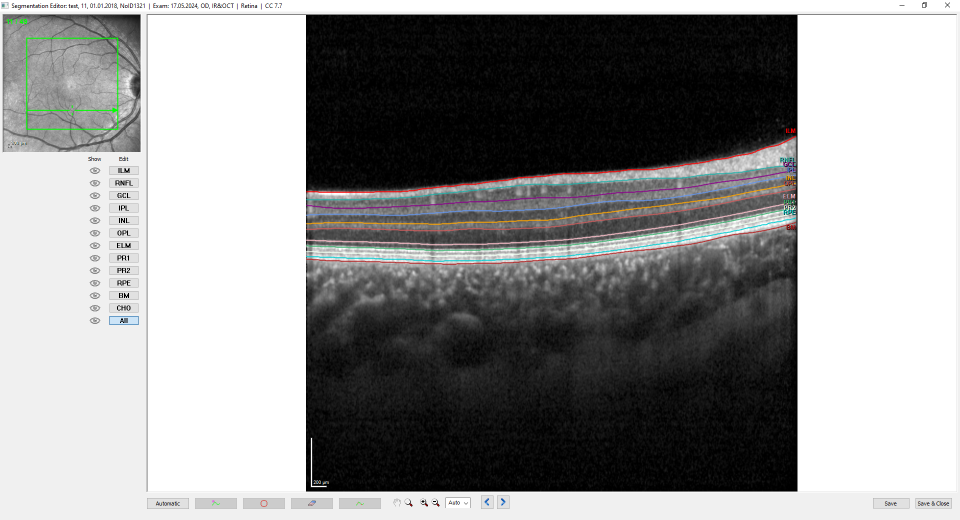
#> input picture data/images/11.PNG, 1920 x 1040 px, found by its file name (shown at 1/2 size)
$ python new.py
#> lines starting #> are read from the running program, lines starting #| are printed output that depends on the picture; after the words box and inside, x2 and y2 are one past the last pixel; in counts of white or black regions, pixels touching at a corner belong together
import cv2
import numpy as np
import os

def extract_lines(image_path, save_path):
#> called with image_path = '11.PNG', save_path = './masks'
    img = cv2.imread(image_path, cv2.IMREAD_COLOR)
#> img is the input picture: shape (1040, 1920, 3); mean B, G, R 146.9, 147.1, 147.1

    if img is None:
        print(f"❌ Failed to read image: {image_path}")
        return

    # --- Detect RPE line (yellow-green) ---
    lower_rpe = np.array([190, 190, 0])
    upper_rpe = np.array([255, 255, 50])
    rpe_mask = cv2.inRange(img, lower_rpe, upper_rpe)
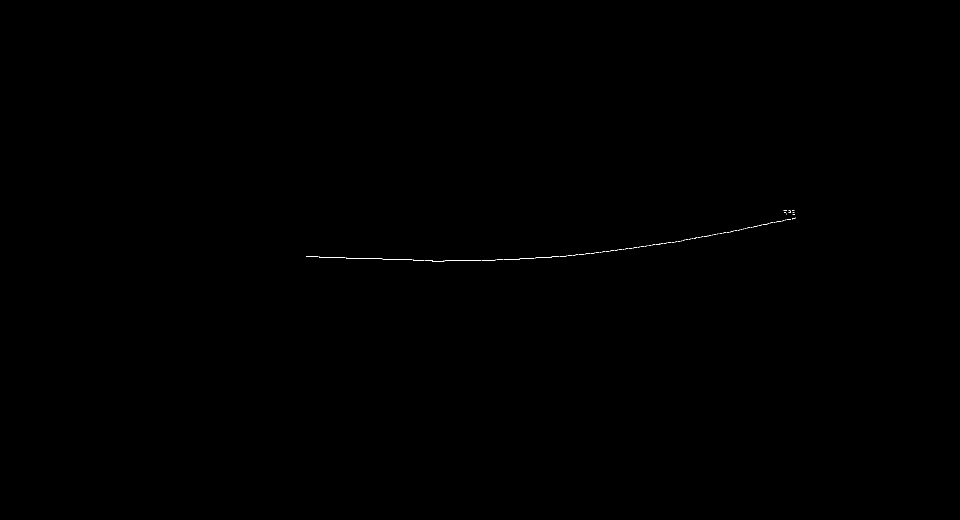
#> rpe_mask: shape (1040, 1920) (shown at 1/2 size); 0.05% white in thin lines or dots, all inside (x1, y1, x2, y2) = (613, 420, 1591, 523)

    # --- Detect PR2 line (white-gray with green bias) ---
    lower_pr2 = np.array([235, 250, 235])
    upper_pr2 = np.array([245, 255, 245])  # 260 is invalid, max is 255
    pr2_mask = cv2.inRange(img, lower_pr2, upper_pr2)
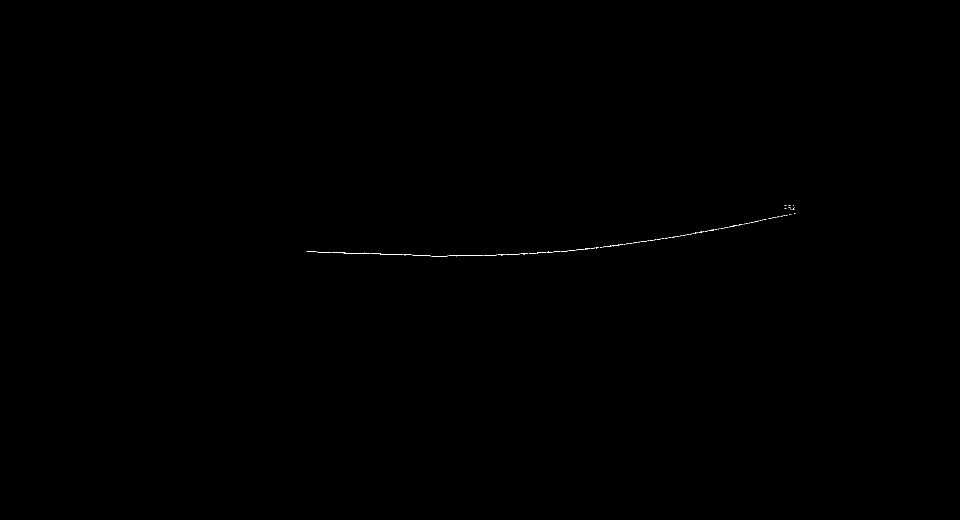
#> pr2_mask: shape (1040, 1920) (shown at 1/2 size); 0.05% white in thin lines or dots, all inside (x1, y1, x2, y2) = (613, 411, 1591, 513)

    # --- Combine masks safely ---
    mask = np.zeros((img.shape[0], img.shape[1]), dtype=np.uint8)
    mask[rpe_mask > 0] = 1
    mask[pr2_mask > 0] = 2
    mask[(rpe_mask > 0) & (pr2_mask > 0)] = 2  # Optional: PR2 priority

    # Save debug masks
    cv2.imwrite("debug_rpe_mask.png", rpe_mask)
    cv2.imwrite("debug_pr2_mask.png", pr2_mask)

    # Save combined mask
    mask_filename = os.path.splitext(os.path.basename(image_path))[0] + "_mask.png"
    cv2.imwrite(os.path.join(save_path, mask_filename), mask)
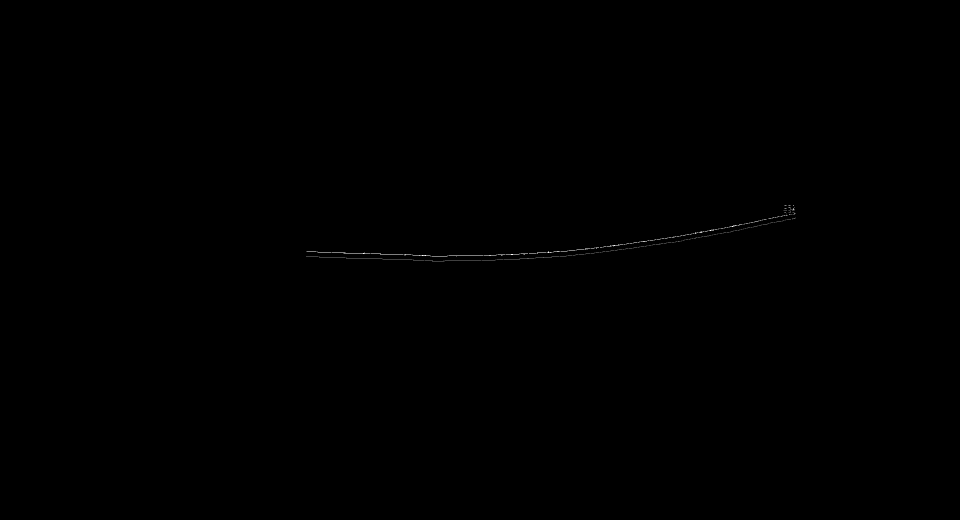
#> saved as 11_mask.png: shape (1040, 1920) (shown at 1/2 size); min 0, max 2, mean 0.00148; drawn with min black and max white

    print(f"✅ Saved mask to {os.path.join(save_path, mask_filename)}")

    # Optional visualization mask (for checking)
    vis_mask = np.zeros((mask.shape[0], mask.shape[1], 3), dtype=np.uint8)
    vis_mask[mask == 1] = (255, 0, 0)   # RPE as Blue
    vis_mask[mask == 2] = (0, 255, 0)   # PR2 as Green

    cv2.imwrite("vis_mask.png", vis_mask)
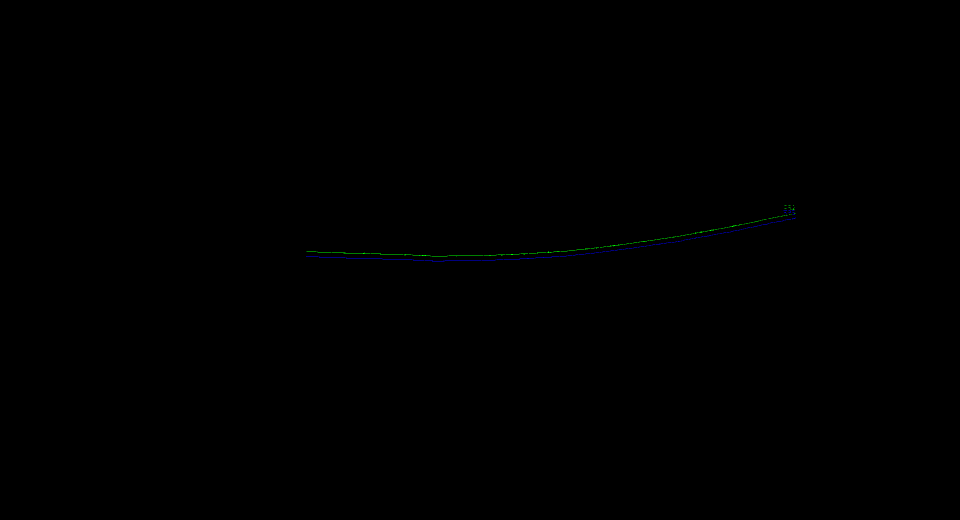
#> saved as vis_mask.png: shape (1040, 1920, 3) (shown at 1/2 size); mean B, G, R 0.1, 0.1, 0


if __name__ == "__main__":
    image_path = "11.PNG"
    save_dir = "./masks"
    os.makedirs(save_dir, exist_ok=True)
    extract_lines(image_path, save_dir)
